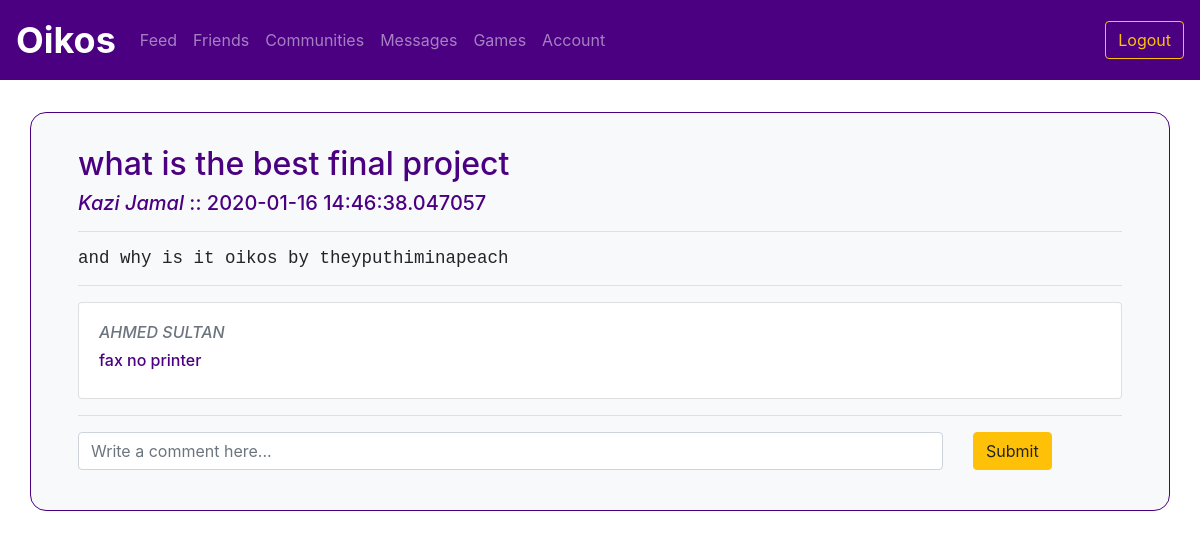
Page /post/12 (signed in) on the earlier database version.
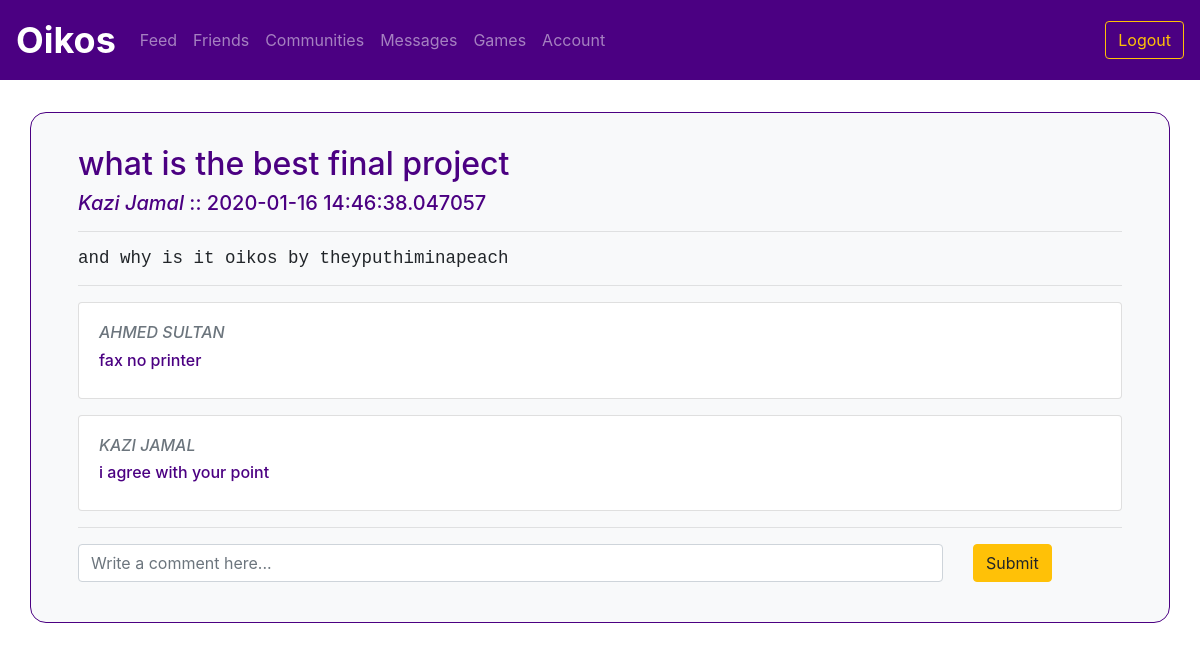
Same page on the later database version.
### utl/models.py (models this page shows)
class User(db.Model):
    userID = db.Column(db.Integer, primary_key=True)
    email = db.Column(db.Text, unique=True, nullable=False)
    password = db.Column(db.Text, nullable=False)
    firstName = db.Column(db.Text, nullable=False)
    lastName = db.Column(db.Text, nullable=False)
    displayName = db.Column(db.Text, nullable=False)
    grade = db.Column(db.Text, nullable=False)

class Comment(db.Model):
    commentID = db.Column(db.Integer, primary_key=True)
    postID = db.Column(db.Integer, nullable=False)
    userID = db.Column(db.Integer, nullable=False)
    content = db.Column(db.Text, nullable=False)
    timestamp = db.Column(db.DateTime, nullable=False, default=datetime.utcnow)

### app.py (the view)
@app.route("/post/<postID>")
@login_required
def viewpost(postID):
    post = postsfunctions.getPost(postID)
    creator = postsfunctions.getCreator(postID)
    comment_data = commentsfunctions.getComments(postID)
    comments = {}
    for comment in comment_data:
        comments[comment] = usersfunctions.getUser(comment.userID)
    return render_template("post.html", post=post, creator=creator, comments=comments)

### app.py (called while the page is built)
def login_required(f):
    @wraps(f)
    def decorated_function(*args, **kwargs):
        if "userID" not in session:
            return redirect(url_for('login'))
        return f(*args, **kwargs)
    return decorated_function

### utl/comments.py (called while the page is built)
def getComments(postID):
    comments = Comment.query.filter_by(postID=postID).order_by(Comment.timestamp.asc()).all()
    return comments

### utl/posts.py (called while the page is built)
def getPost(postID):
    post = Post.query.filter_by(postID=postID).first()
    return post

def getCreator(postID):
    post = Post.query.filter_by(postID=postID).first()
    userID = post.userID
    user = User.query.filter_by(userID=userID).first()
    return user

### utl/users.py (called while the page is built)
def getUser(userID):
    user = User.query.filter_by(userID=userID).first()
    return user

### templates/post.html (shortened to what this page needs)
{% extends "logbase.html" %}
{% block body %}
    <div class="container w-100 bg-light border border-primary" style="padding: 2em; margin-top: 5vh; border-radius: 1em;">
        <div class="col">
            <h2>{{ post.title }}</h2>
            <h5> <i>{{ creator.displayName }}</i> :: {{ post.timestamp }}<h5>
            <hr>
            <pre>{{ post.content }}</pre>
            <hr>
            {% if not comments %}
            <p class="text-secondary">No comments.</p>
            {% else %}
            {% for comment in comments %}
            <div class="card my-3">
                <div class="card-body">
                    <h6 class="text-secondary"><i>{{ comments[comment].displayName.upper() }}</i> </h6>
                    <h6 class="text">{{ comment.content }}</h6>
                </div>
            </div>
            {% endfor %}
            {% endif %}
            <hr>
            <form action="/writecomment/{{ post.postID }}" method="POST">
                <div class="row">
                    <div class="col-md-10">
                        <input name="content" type="text" class="form-control" id="content" aria-describedby="content" placeholder="Write a comment here...">
                    </div>
                    <div class="col-md-1">
                        <button type="submit" class="btn btn-warning">Submit</button>
                    </div>
                </div>
            </form>
        </div>
    </div>
{% endblock %}

Differences in the rows shown:
added Comment: {{ comments[comment].displayName.upper() }} "KAZI JAMAL", content "i agree with your point"
